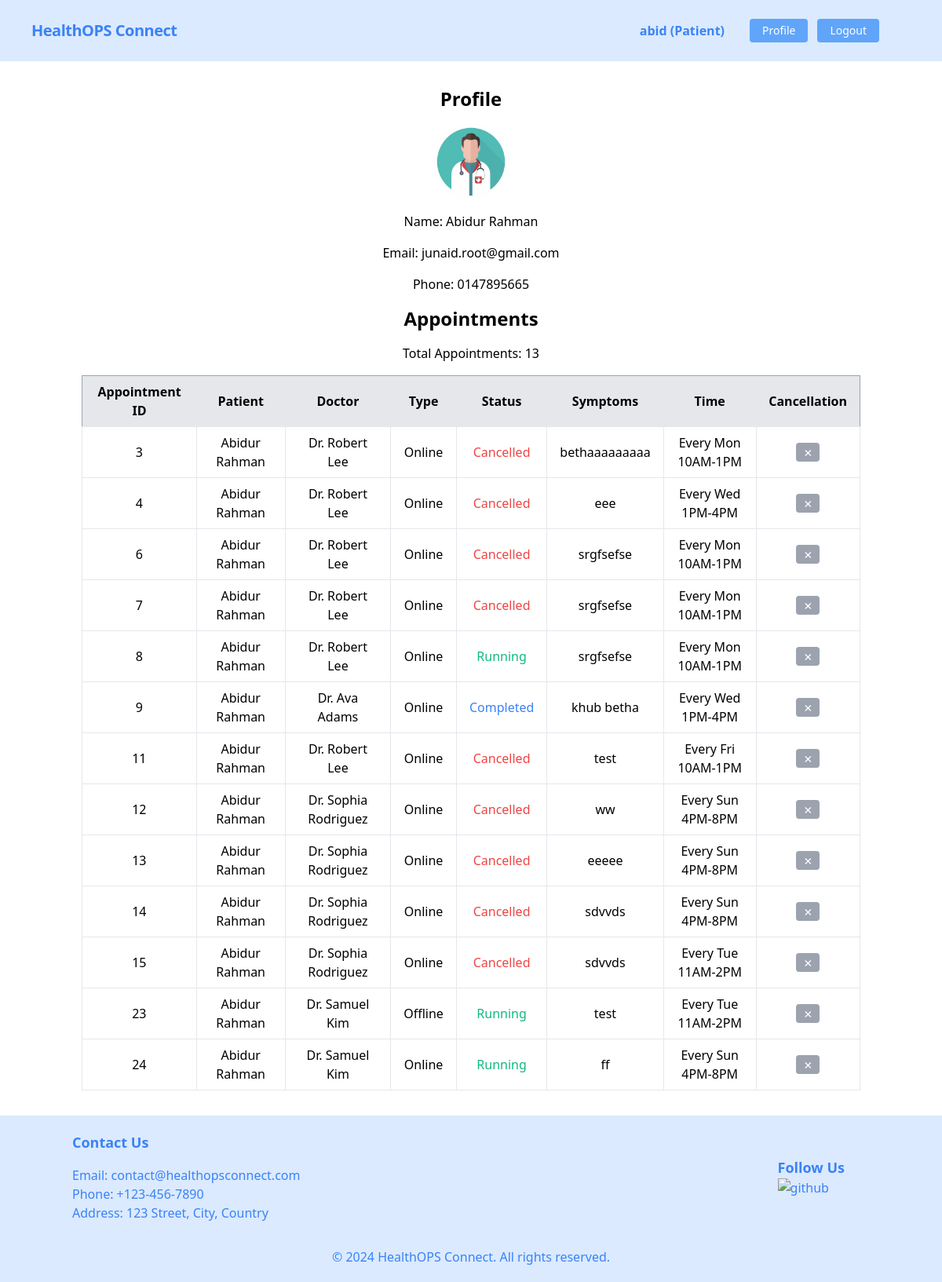
Screenshot of /patients/profile/ (signed in) with the database file from the repository.
### patient/models.py (models this page shows)
class Patient(models.Model):
    user = models.OneToOneField(User, on_delete=models.CASCADE)
    image = models.ImageField(
        upload_to='patient/images/', default='patient/images/default.jpg')
    phone = models.CharField(max_length=11)
    user_type = models.CharField(default='Patient', max_length=10, editable=False)
    def __str__(self):
        return f"{self.user.first_name} {self.user.last_name}"

### appointment/models.py (models this page shows, shortened)
class Appointment(models.Model):
    patient = models.ForeignKey(Patient, on_delete=models.CASCADE)
    doctor = models.ForeignKey(Doctor, on_delete=models.CASCADE)
    appointment_type = models.CharField(
        choices=APPOINTMENT_TYPE, max_length=10)
    appointment_status = models.CharField(
        choices=APPOINTMENT_STATUS, max_length=10, default='Pending')
    symptoms = models.TextField()
    appointment_time = models.ForeignKey(
        AvailableTime, on_delete=models.CASCADE)
    cancellation = models.BooleanField(default=False)

### doctor/models.py (models this page shows)
class Doctor(models.Model):
    user = models.OneToOneField(User, on_delete=models.CASCADE)
    image = models.ImageField(
        upload_to='doctor/media/uploads/', default='doctor/media/uploads/default.jpg')
    designation = models.ManyToManyField(Designation)
    expertise = models.ManyToManyField(Expertise)
    available_time = models.ManyToManyField(AvailableTime)
    fee = models.IntegerField()
    meet_link = models.URLField(max_length=200)
    user_type = models.CharField(
        default='Doctor', max_length=10, editable=False)
    def __str__(self):
        return f"Dr. {self.user.first_name} {self.user.last_name}"

class AvailableTime(models.Model):
    name = models.CharField(max_length=100)
    def __str__(self):
        return self.name

### patient/views.py (the view)
# urls.py: path('profile/', PatientProfileView.as_view(), name='patient_profile'),
class PatientProfileView(LoginRequiredMixin, ListView):
    model = Appointment
    template_name = 'patient_profile.html'
    context_object_name = 'appointments'
    def get_queryset(self):
        return Appointment.objects.filter(patient=self.request.user.patient)

### patient/templates/patient_profile.html (shortened to what this page needs)
{% extends 'base.html' %}
{%block content %}
<div class="container mx-auto px-4 py-8 text-center">
    <h1 class="text-2xl font-bold mb-4">Profile</h1>
    <img src="{{ user.patient.image.url }}" alt="{{ user.get_full_name }}" class="rounded-full h-24 w-24 mb-4 m-auto" />
    <p class="mb-4">Name: {{ user.get_full_name }}</p>
    <p class="mb-4">Email: {{ user.email }}</p>
    <p class="mb-4">Phone: {{ user.patient.phone }}</p>
    <h1 class="text-2xl font-bold mb-4">Appointments</h1>
    <p class="mb-4">Total Appointments: {{ appointments.count }}</p>
    <div class="overflow-x-auto">
        <table class="table-auto border-collapse border border-gray-400 w-full">
            <thead>
                <tr class="bg-gray-200">
                    <th class="px-4 py-2">Appointment ID</th>
                    <th class="px-4 py-2">Patient</th>
                    <th class="px-4 py-2">Doctor</th>
                    <th class="px-4 py-2">Type</th>
                    <th class="px-4 py-2">Status</th>
                    <th class="px-4 py-2">Symptoms</th>
                    <th class="px-4 py-2">Time</th>
                    <th class="px-4 py-2">Cancellation</th>
                </tr>
            </thead>
            <tbody>
                {% for appointment in appointments %}
                <tr>
                    <td class="border px-4 py-2">{{ appointment.id }}</td>
                    <td class="border px-4 py-2">{{ appointment.patient }}</td>
                    <td class="border px-4 py-2">{{ appointment.doctor }}</td>
                    <td class="border px-4 py-2">
                        {{ appointment.get_appointment_type_display }}
                    </td>
                    <td class="border px-4 py-2">
                        {% if appointment.appointment_status == 'Pending' %}
                        <span class="text-yellow-500">{{ appointment.get_appointment_status_display }}</span>
                        {% elif appointment.appointment_status == 'Running' %}
                        <span class="text-green-500">{{ appointment.get_appointment_status_display }}</span>
                        {% elif appointment.appointment_status == 'Completed' %}
                        <span class="text-blue-500">{{ appointment.get_appointment_status_display }}</span>
                        {% else %}
                        <span class="text-red-500">{{ appointment.get_appointment_status_display }}</span>
                        {% endif %}
                    </td>
                    <td class="border px-4 py-2">{{ appointment.symptoms }}</td>
                    <td class="border px-4 py-2">
                        {{ appointment.appointment_time }}
                    </td>
                    <td class="border px-4 py-2">
                        {% if appointment.appointment_status == 'Pending' %}
                        <form action="{% url 'cancel_appointment' appointment.id %}" method="post">
                            {% csrf_token %}
                            <button type="submit" class="bg-red-400 hover:bg-red-500 text-white px-2 rounded">
                                ✗
                            </button>
                        </form>
                        {% else %}
                        <button class="bg-gray-400 text-white px-2 rounded" disabled>
                            ✗
                        </button>
                        {% endif %}
                    </td>
                </tr>
                {% empty %}
                <tr>
                    <td colspan="8" class="border px-4 py-2">
                        No appointments found.
                    </td>
                </tr>
                {% endfor %}
            </tbody>
        </table>
    </div>
</div>
{% endblock %}

### templates/navbar.html (shortened to what this page needs)
<nav class="flex flex-col lg:flex-row items-center justify-between bg-blue-100 p-6 px-10">
    <div class="flex items-center flex-shrink-0 text-blue-500 mr-6">
        <span class="font-bold text-xl tracking-tight"><a href="{% url 'home' %}">HealthOPS Connect</a></span>
    </div>
    <div id="menu" class="w-full hidden lg:flex lg:flex-col lg:items-center lg:w-auto px-10">
        {% if request.user.is_authenticated %}
        <div class="lg:flex w-full items-center lg:gap-3">
            {% if request.user.patient.user_type == 'Patient' %}
            <div class="text-blue-500 my-auto font-black lg:px-5">
                {{request.user.username}} ({{request.user.patient.user_type}})
            </div>
            <div class="text-center lg:flex lg:gap-3">
                <a href="{% url 'patient_profile' %}"
                    class="inline-block font-medium text-sm px-4 py-2 leading-none bg-blue-400 rounded text-white hover:border-transparent hover:bg-blue-500 mt-2 lg:mt-0">Profile</a>
                <form method="post" action="{% url 'patient_logout' %}">
                    <button
                        class="inline-block font-medium text-sm px-4 py-2 leading-none bg-blue-400 rounded text-white hover:border-transparent hover:bg-blue-500 mt-2 lg:mt-0"
                        type="submit">
                        Logout
                    </button>
                </form>
            </div>
            {% endif %}
        </div>
        {% endif %}
    </div>
</nav>

### rows the page displays
Appointment: id "3", patient "Abidur Rahman", doctor "Dr. Robert Lee", appointment_type "Online", appointment_status "Cancelled", symptoms "bethaaaaaaaaa", appointment_time "Every Mon 10AM-1PM"
Appointment: id "4", patient "Abidur Rahman", doctor "Dr. Robert Lee", appointment_type "Online", appointment_status "Cancelled", symptoms "eee", appointment_time "Every Wed 1PM-4PM"
Appointment: id "6", patient "Abidur Rahman", doctor "Dr. Robert Lee", appointment_type "Online", appointment_status "Cancelled", symptoms "srgfsefse", appointment_time "Every Mon 10AM-1PM"
Appointment: id "7", patient "Abidur Rahman", doctor "Dr. Robert Lee", appointment_type "Online", appointment_status "Cancelled", symptoms "srgfsefse", appointment_time "Every Mon 10AM-1PM"
Appointment: id "8", patient "Abidur Rahman", doctor "Dr. Robert Lee", appointment_type "Online", appointment_status "Running", symptoms "srgfsefse", appointment_time "Every Mon 10AM-1PM"
Appointment: id "9", patient "Abidur Rahman", doctor "Dr. Ava Adams", appointment_type "Online", appointment_status "Completed", symptoms "khub betha", appointment_time "Every Wed 1PM-4PM"
Appointment: id "11", patient "Abidur Rahman", doctor "Dr. Robert Lee", appointment_type "Online", appointment_status "Cancelled", symptoms "test", appointment_time "Every Fri 10AM-1PM"
Appointment: id "12", patient "Abidur Rahman", doctor "Dr. Sophia Rodriguez", appointment_type "Online", appointment_status "Cancelled", symptoms "ww", appointment_time "Every Sun 4PM-8PM"
Appointment: id "13", patient "Abidur Rahman", doctor "Dr. Sophia Rodriguez", appointment_type "Online", appointment_status "Cancelled", symptoms "eeeee", appointment_time "Every Sun 4PM-8PM"
Appointment: id "14", patient "Abidur Rahman", doctor "Dr. Sophia Rodriguez", appointment_type "Online", appointment_status "Cancelled", symptoms "sdvvds", appointment_time "Every Sun 4PM-8PM"
Appointment: id "15", patient "Abidur Rahman", doctor "Dr. Sophia Rodriguez", appointment_type "Online", appointment_status "Cancelled", symptoms "sdvvds", appointment_time "Every Tue 11AM-2PM"
Appointment: id "23", patient "Abidur Rahman", doctor "Dr. Samuel Kim", appointment_type "Offline", appointment_status "Running", symptoms "test", appointment_time "Every Tue 11AM-2PM"
Appointment: id "24", patient "Abidur Rahman", doctor "Dr. Samuel Kim", appointment_type "Online", appointment_status "Running", symptoms "ff", appointment_time "Every Sun 4PM-8PM"

### other values shown
{{ request.user.username }} "abid"
{{ request.user.patient.user_type }} "Patient"
{{ user.get_full_name }} "Abidur Rahman"
{{ user.email }} "junaid.root@gmail.com"
{{ user.patient.phone }} "0147895665"
{{ appointments.count }} "13"
